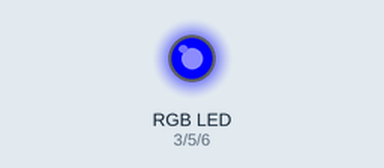
A sketch run on a simulated Arduino Uno, built with avr-gcc and run on an emulated ATmega328P. Shown: an RGB LED mixed from three pins (HIGH = lit). Dim RGB values are drawn brighter than linear.

Above: at 0.05 s.
At 5.65 s:
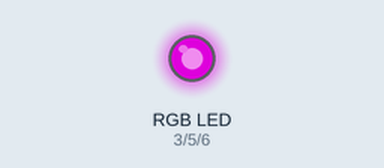
At 11.25 s:
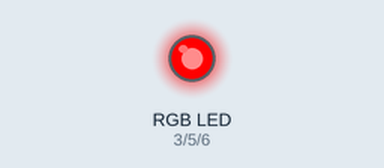
At 22.45 s:
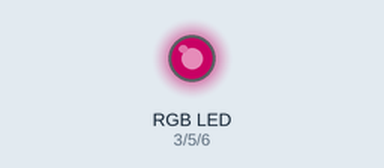
At 33.65 s:
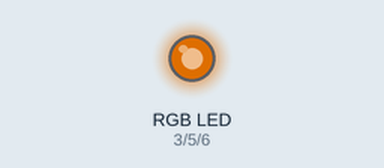
At 44.85 s:
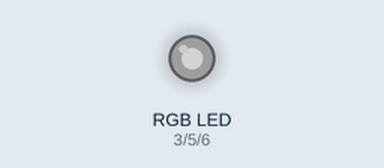
Timing chart, 0 to 58.5 s (numbered marks = the images above):
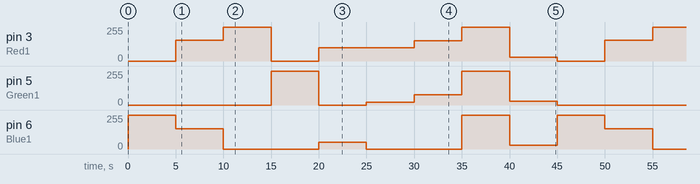

The sketch:

color_adjustment.ino
```cpp
// Auto to arxeio perilamvanei to tmima kwdika pou perigrafei tin tin rithmisi tou xrwmatos sto RGB Led

int Blue1=6;
int Red1=3;
int Green1=5;
int button=2;

void setup()
{
  pinMode (Blue1 , OUTPUT);
  pinMode (Red1 , OUTPUT);
  pinMode (Green1 , OUTPUT );
  pinMode ( button , INPUT);
}

void loop()
{
  setColor(255 , 0 , 0 ); // mple xrwma
  delay(5000);
  setColor(153 , 155 , 0); //mov xrwma
  delay(5000);
  setColor(0 , 255 , 0 ); // kokkino xrwma
  delay(5000);
  setColor (0, 0 , 255); // prasino xrwma
  delay (5000);
   setColor (50, 100 , 0); // mov xrwma 2
  delay (5000);
   setColor (0, 100 , 20); // kitrino - portokali xrwma
  delay (5000);
   setColor (0, 153 , 76); // kafe xrwma
  delay (5000);
     setColor (255, 255 , 255); // leyko xrwma
  delay (5000);
     setColor (30, 30 , 30); // gkrizo xrwma
  delay (5000);
}


void setColor(int PulseBlue1 , int PulseRed1 , int PulseGreen1)
{
  analogWrite (Blue1 , PulseBlue1);
  analogWrite (Red1 , PulseRed1);
  analogWrite (Green1 , PulseGreen1);
}
```

Measured:
- by itself, pin 5 (Green1): repeats every 45.0 s: 0/255 5.0 s, 20/255 5.0 s, 76/255 5.0 s, 255/255 5.0 s, 30/255 5.0 s, 0/255 15.0 s, 255/255 5.0 s
- by itself, pin 6 (Blue1): repeats every 45.0 s: 153/255 5.0 s, 0/255 10.0 s, 50/255 5.0 s, 0/255 10.0 s, 255/255 5.0 s, 30/255 5.0 s, 255/255 5.0 s
- by itself, pin 3 (Red1): repeats every 45.0 s: 255/255 5.0 s, 0/255 5.0 s, 100/255 10.0 s, 153/255 5.0 s, 255/255 5.0 s, 30/255 5.0 s, 0/255 5.0 s, 155/255 5.0 s
